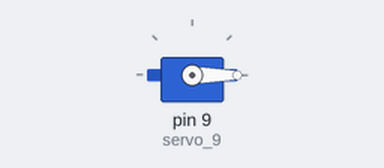
Recording of a sketch running on a simulated Arduino Uno, built with avr-gcc and run on an emulated ATmega328P. On the bench: servo.

Above: at 0.05 s.
At 2.05 s:
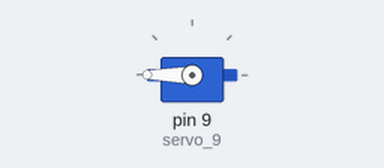
At 4.0 s:
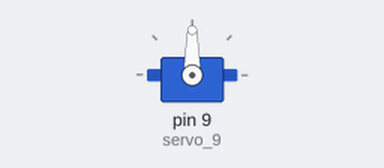
Timing chart, 0 to 5.2 s (numbered marks = the images above):
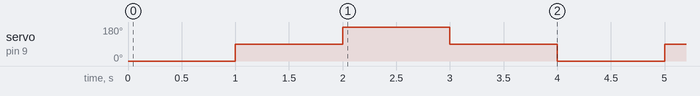

The sketch:

Servo.ino
```cpp
// Sample Code: Servo only
#include <Servo.h>

Servo servo_9;

void setup() {
    servo_9.attach(9);
}

void loop() {
    // rotate clockwise
    servo_9.write(0);
    delay(1000);

    // stop rotation
    servo_9.write(90);
    delay(1000);

    // rotate anti-clockwise
    servo_9.write(180);
    delay(1000);

    // stop rotation
    servo_9.write(90);
    delay(1000);
}
```

Measured:
- by itself, servo on pin 9 (servo_9): repeats every 4.0 s: 180° 1.0 s, 90° 1.0 s, 0° 1.0 s, 90° 1.0 s
